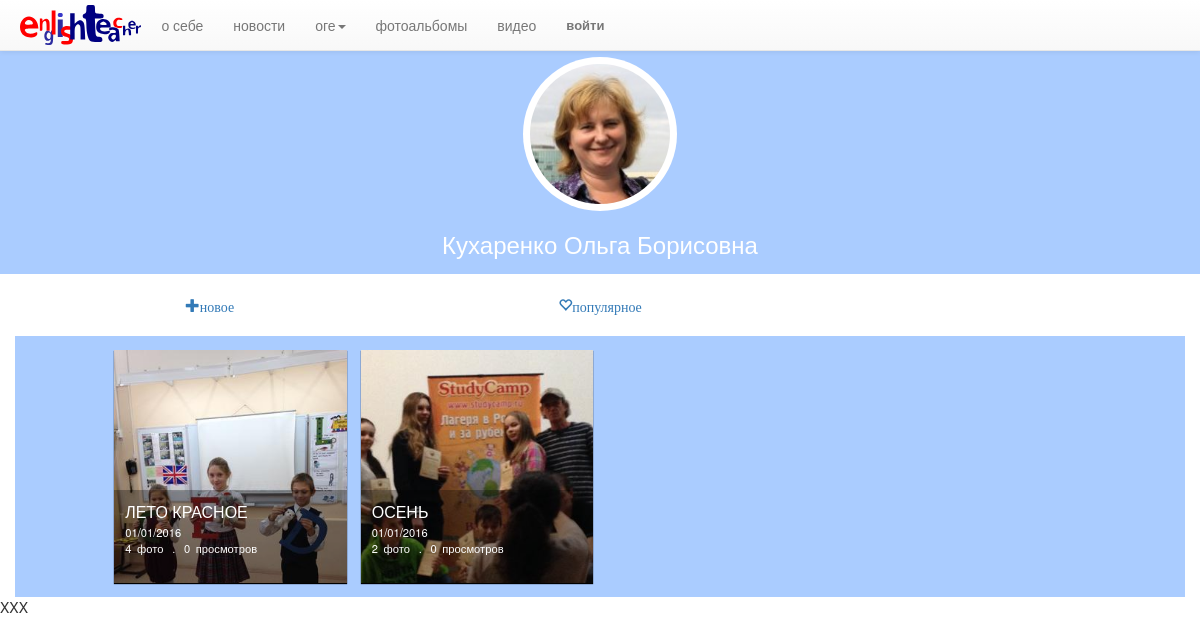
The app's page /fotoalbums/ with its own data.
### main/models.py (models this page shows)
class Album(models.Model):
	album = models.CharField(max_length=200,unique=True)
	album_date = models.DateField('album date')
	views = models.IntegerField(default=0)
	def __unicode__(self):
		return self.album

### main/views.py (the view)
# urls.py: url(r'^fotoalbums/$', views.fotoalbums, name='fotoalbums'),
def fotoalbums(request):
	try:
		albums=Album.objects.order_by('-album_date')
		print 'albums=',albums
	except Album.DoesNotExist:
		raise Http404(u"Пока в фотогалерею не добавлено ни одного фотоальбома :(")
	content=[]
	for album in albums:
		content_item={}
		album_id=album.id
		fotos = Foto.objects.filter(album_id=album_id)
		content_item['id']=album_id
		content_item['album']=album.album
		content_item['date']=album.album_date
		content_item['count']=fotos.count()
		content_item['views']=album.views
		if  not fotos:
			content_item['foto']=None
		else:
			content_item['foto_1x_url']=fotos[0].foto_1x.url
		content.append(content_item)
		print 'content=',content
	form = AlbumForm()
	return render (request, 'main/fotoalbums.html',{"content": content})

### main/templates/main/fotoalbums.html (shortened to what this page needs)
{% extends "main/__l_single_col.html" %}
{% block content %}
<div class="reffer-container">
	<div class="reffer-container-item"><a href="{% url 'main:fotostring' %}" title="добавленное недавно"><span class="glyphicon glyphicon-plus">новое</span></a></div>
	<div class="reffer-container-item"><a href="{% url 'main:fotofavorite' %}" title="популярное"><span class="glyphicon glyphicon-heart-empty">популярное</span></a></div>
</div>
<div class="album-fond">
	<div class="albums">
		<div class="album-container">
	{% for item in content %}
		{% if  item.foto_1x_url %}
			<div class="album-item">
				<a href="{% url 'main:foto_from_album' item.id %}">
					<div class="album" >
						<div class="background" style="background-image: url({{item.foto_1x_url}}); background-size: cover;">
							<div class="album-about">
								<div class="album-name">{{ item.album|upper }}</div>
								<div>{{item.date|date:"SHORT_DATE_FORMAT"}}</div>
								<span class="foto-count">{{item.count}}</span><span>фото</span>
								<span class="point">.</span>
								<span class="view-count">{{item.views}}</span><span>просмотров</span>
							</div>
						</div>
					</div>
				</a>
			</div>
		{% endif %}
	{% endfor %}
	</div>
	</div>
</div>
{% endblock %}

### main/static/main/base-top-style.css (style rules this page uses)
* { box-sizing: border-box; -webkit-box-sizing: border-box; -moz-box-sizing: border-box; -ms-box-sizing: border-box; }
.album-fond { background-color: #AACCFF; width: 100%; }
.albums { width: 100%; padding: 1em 0 0 1em; }
.album-container { width: 100%; height: auto; }
.album-item { width: 100%; padding-right: 1em; padding-bottom: 1em; }
div.album { position: relative; padding-top: 100%; shadow: 0 1px 1px #000; }
div.background { position: absolute; top: 0; left: 0; bottom: 0; right: 0; box-shadow: 0px 1px 1px #000; }
div.album-about { background-color: rgba(0, 0, 0, 0.3); position: absolute; bottom: 0; height: 30%; width: 100%; color: #fff; padding: 1em; }
div.album-name { font-size: 16px; }
span.foto-count { padding-right: 0.5em; }
span.point { padding: 0 0.5em 0 0.5em; }
span.view-count { padding-right: 0.5em; }
.reffer-container-item { text-align: center; position: relative; padding: 1.5em 0; }
.reffer-container-item a { padding: inherit; }
.reffer-container { display: none; }
@media screen and (min-width: 420px) { .album-container, .reffer-container { display: flex; flex-wrap: wrap; } }
@media screen and (min-width: 420px) { .album-item { width: 50%; } }
@media screen and (min-width: 420px) { .reffer-container-item { width: 100%; } }
@media screen and (min-width: 700px) { .album-item { width: 33.3%; } }
@media screen and (min-width: 700px) { div.album-about { height: 40%; } }
@media screen and (min-width: 700px) { .reffer-container-item { width: 50%; } }
@media screen and (min-width: 1000px) { .albums { width: 1000px; margin: auto; } }
@media screen and (min-width: 1000px) { .album-item { width: 25%; } }
@media screen and (min-width: 1000px) { div.album-about { font-size: 0.8em; } }
.reffer-container-item { width: 33.3333%; }

### records on screen
Album: album "ЛЕТО КРАСНОЕ", date "01/01/2016"
Album: album "ОСЕНЬ", date "01/01/2016"

### other values on screen
{{ item.count }} "4" "2"
{{ item.views }} "0" "0"
